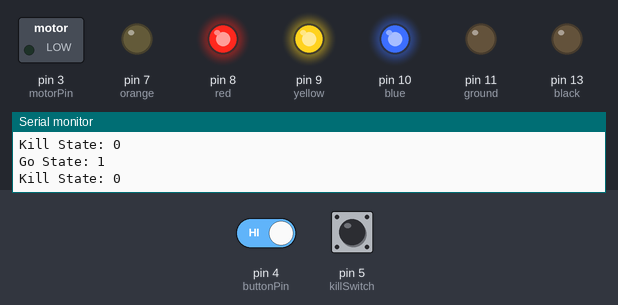
The sketch below on a simulated Arduino Uno, built with avr-gcc and run on an emulated ATmega328P. On the bench: switched loads named in the sketch (green lamp = pin HIGH), output pins drawn as LEDs (lit = HIGH), the last lines printed to the serial monitor. Inputs (shaded band) come from the test bench; at power-on: pin 5 (killSwitch) LOW, pin 4 (buttonPin) HIGH. Pins used as bus, display or sensor lines are not drawn.

Above: at 1.2 s.
1.3 s: pin 5 (killSwitch) pulled HIGH for 0.15 s
At 2.5 s:
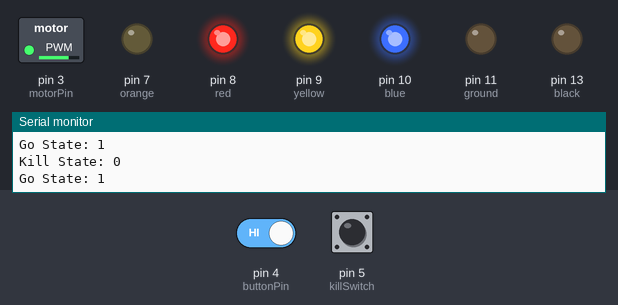
2.9 s: pin 4 (buttonPin) driven LOW and pin 5 (killSwitch) driven HIGH
At 3.18 s:
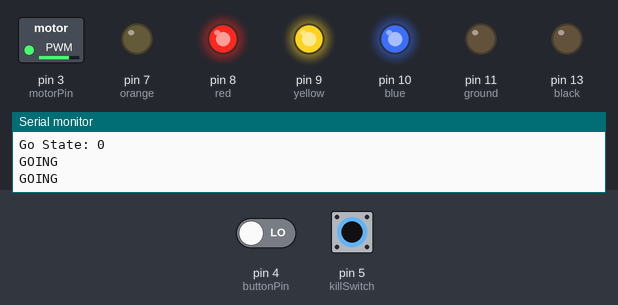
5.9 s: pin 4 (buttonPin) driven HIGH
8.9 s: pin 4 (buttonPin) driven LOW
11.9 s: pin 4 (buttonPin) driven HIGH and pin 5 (killSwitch) driven LOW
Timing chart, 0 to 15.9 s (numbered marks = the images above; inputs shaded):
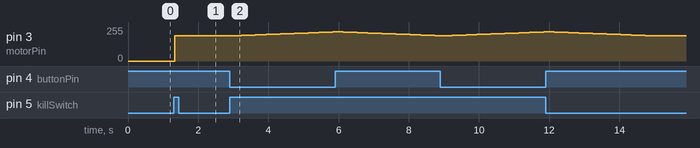

The sketch:

VictorSPX_GBG.ino
```cpp
//Go Baby Go Project
//This code sends PWM outputs to the
//Victor SPX controller, in response to
//a button press. It gradually increases
//in speed until the button is released,
//then it gradually decreases in speed.

//Console Pins:
//These pins are for the main console,
//they do not operate in the original way,
//instead they remain on as long as the
//arduino is plugged in. This may be
//adjusted at a later day if necessary.
const int black = 13;
const int blue = 10;
const int yellow = 9;
const int red = 8;
const int orange = 7;


const int motorPin = 3;
const int buttonPin = 4;
const int killSwitch = 5;

const int power = 12;
const int ground = 11;

int motorSpeed;
int prevSpeed;

bool goState = 0;
bool killState = 0;

void setup() {
  Serial.begin(9600);

  //Console Pins
  pinMode(black, OUTPUT);
  pinMode(blue, OUTPUT);
  pinMode(yellow, OUTPUT);
  pinMode(red, OUTPUT);
  pinMode(orange, OUTPUT);

  digitalWrite(black, LOW);
  digitalWrite(blue, HIGH);
  digitalWrite(yellow, HIGH);
  //Blue Power Button
  digitalWrite(red, HIGH);
  digitalWrite(orange, LOW);

  //Motor Pins
  pinMode(power, OUTPUT);
  pinMode(ground, OUTPUT);

  pinMode(motorPin, OUTPUT);
  pinMode(killSwitch, INPUT);
  pinMode(buttonPin, INPUT);

  digitalWrite(power, HIGH);
  digitalWrite(ground, LOW);

  //prevSpeed = 181; //initialize previous speed
  motorSpeed = 189;
}

void loop() {

  killState = digitalRead(killSwitch);
  goState = digitalRead(buttonPin);
  Serial.print("Kill State: "); Serial.println(killState);
  Serial.print("Go State: "); Serial.println(goState);

  if (killState == 1){
    if(goState == 0 && motorSpeed != 255){  //Going State
      //motorSpeed = prevSpeed starts with previously stored speed for gradual speed up
      for(motorSpeed; motorSpeed < 255; motorSpeed++){
        goState = digitalRead(buttonPin);
        if(goState == 1){
          //prevSpeed = motorSpeed;  //store previous speed
          break;
        }
        analogWrite(motorPin, motorSpeed);
        //This delay may be adjusted as appropriate.
        delay(100);
        Serial.println("GOING");
      }
    }


    if(goState == 1 && motorSpeed > 189 && motorSpeed <= 255){  //Stopping State
      //motorSpeed = prevSpeed;  //Start with previously stored speed for gradual decrease
      for(motorSpeed; motorSpeed > 189; motorSpeed--){
        goState = digitalRead(buttonPin);
        if(goState == 0){
          //prevSpeed = motorSpeed;  //store previous speed
          break;
        }
        analogWrite(motorPin, motorSpeed);
        //This delay may be adjusted as appropriate.
        delay(100);
        Serial.println("STOPPING");
      }
    }

    if (goState==1 && motorSpeed == 189){
      //prevSpeed = 181;  //reset previous speed when we reach zero
      motorSpeed = 189;
      analogWrite(motorPin, 189);
    }
  }

}
```

Measured:
- after the input at 1.3 s, pin 3 (motorPin): 0/255 → 189/255 at once
- after the input at 2.9 s, pin 3 (motorPin): moves from 189/255 to 218/255 over 2.8 s, starting after 0.13 s
